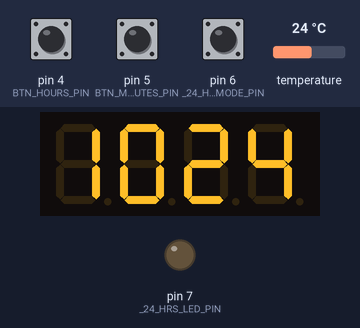
Recording of a sketch running on a simulated Arduino Uno, built with avr-gcc and run on an emulated ATmega328P. Parts: 4-digit seven-segment display, output pins drawn as LEDs (lit = HIGH). The test bench sets the inputs (shaded band); at power-on: pin 4 (BTN_HOURS_PIN) HIGH, pin 5 (BTN_MINUTES_PIN) HIGH, pin 6 (_24_HRS_MODE_PIN) LOW, temperature 24 °C. The local clock reads 2024-03-15 10:24:30 at power-on unless the sketch sets it.

Above: at 1.2 s.
1.3 s: pin 4 (BTN_HOURS_PIN) pulled LOW for 0.15 s
At 2.6 s:
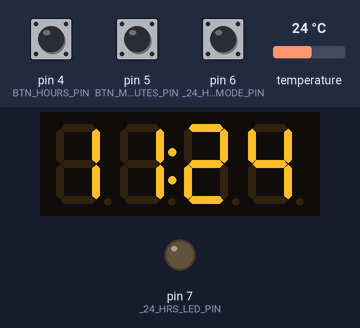
3.5 s: pin 5 (BTN_MINUTES_PIN) pulled LOW for 0.15 s
At 4.5 s:
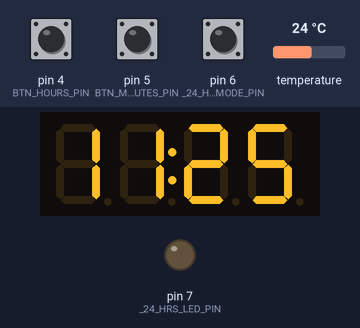
5.5 s: pin 4 (BTN_HOURS_PIN) pulled LOW for 1 s
At 7.3 s:
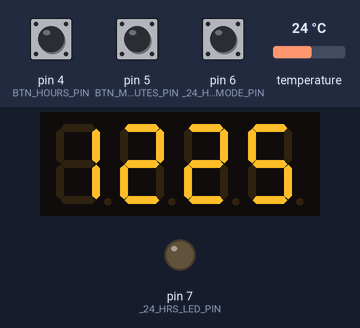
8.5 s: pin 5 (BTN_MINUTES_PIN) pulled LOW for 1 s
At 10.8 s:
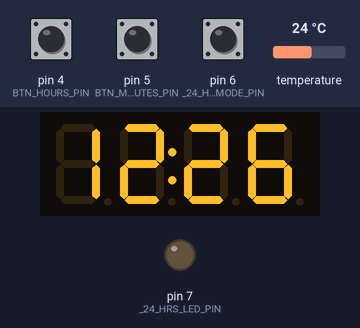
Timing chart, 0 to 12.3 s (numbered marks = the images above; inputs shaded):
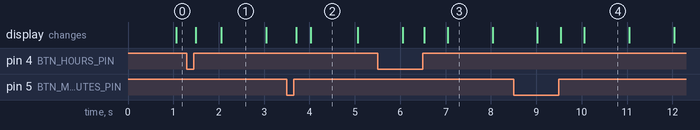

The sketch:

basic-timer.ino
```cpp
#define BTN_HOURS_PIN            4  // Button 1
#define BTN_MINUTES_PIN          5  // Button 2

#define DEFAULT_LONGPRESS_LEN    25  // Min nr of loops for a long press
#define DELAY                    20  // Delay per loop in ms

//////////////////////////////////////////////////////////////////////////////

enum { EV_NONE = 0, EV_SHORTPRESS, EV_LONGPRESS };

//////////////////////////////////////////////////////////////////////////////
// Class definition

class ButtonHandler {

  public:
    // Constructor
    ButtonHandler(int pin, int longpress_len = DEFAULT_LONGPRESS_LEN);

    // Initialization done after construction, to permit static instances
    void init();

    // Handler, to be called in the loop()
    int handle();

  protected:
    boolean was_pressed;     // previous state
    int pressed_counter;     // press running duration
    const int pin;           // pin to which button is connected
    const int longpress_len; // longpress duration
};

ButtonHandler::ButtonHandler(int p, int lp) : pin(p), longpress_len(lp) { }

void ButtonHandler::init() {
  pinMode(pin, INPUT);
  digitalWrite(pin, HIGH); // pull-up
  was_pressed = false;
  pressed_counter = 0;
}

int ButtonHandler::handle() {
  int event;
  int now_pressed = !digitalRead(pin);

  if (!now_pressed && was_pressed) {
    // handle release event
    event = pressed_counter < longpress_len ? EV_SHORTPRESS : EV_LONGPRESS;
  } else {
    event = EV_NONE;
  }

  // update press running duration
  pressed_counter = now_pressed ? pressed_counter + 1 : 0;

  // remember state, and we're done
  was_pressed = now_pressed;
  return event;
}

//////////////////////////////////////////////////////////////////////////////

#include <DS3231.h>
#include <Wire.h>
#include <TM1637Display.h>

#define CLK              3 //can be any digital pin
#define DIO              2 //can be any digital pin

#define _24_HRS_MODE_PIN 6 //can be any digital pin
#define _24_HRS_LED_PIN 7 //can be any digital pin

// Init the DS3231 using the hardware interface
TM1637Display display(CLK, DIO);
DS3231 rtc;

// Instantiate button objects
ButtonHandler btn_hours(BTN_HOURS_PIN);
ButtonHandler btn_minutes(BTN_MINUTES_PIN);

bool h12 = false;
bool PM;
bool _24HrsMode = false;

void setup() {
  Serial.begin(9600);

  // Initialize the rtc object
  Wire.begin();
  display.setBrightness(0x0a);

  btn_hours.init();
  btn_minutes.init();

  pinMode(_24_HRS_MODE_PIN, INPUT);
  pinMode(_24_HRS_LED_PIN, OUTPUT);
}

byte getHour() {
  byte hour = rtc.getHour(h12, PM);

  if (_24HrsMode) {
    if (hour > 12) {
      digitalWrite(_24_HRS_LED_PIN, HIGH);
    } else {
      digitalWrite(_24_HRS_LED_PIN, LOW);
    }

    if (hour == 0) {
      hour = 12;
    } else if (hour >= 13) {
      hour = hour - 12;
    }
  } else {
    digitalWrite(_24_HRS_LED_PIN, LOW);
  }

  return hour;
}

void print_current_time() {
  byte current_hour = getHour();
  byte current_minute = rtc.getMinute();

  byte tens_curr_hour = current_hour / 10;
  byte units_curr_hour = current_hour % 10;

  uint8_t data[] = {
    tens_curr_hour == 0 ? 0x0 : display.encodeDigit(tens_curr_hour),
    rtc.getSecond() % 2 == 0 ? 0x80 | display.encodeDigit(units_curr_hour) : display.encodeDigit(units_curr_hour),
    display.encodeDigit(current_minute / 10),
    display.encodeDigit(current_minute % 10)
  };

  display.setSegments(data);
}

void print_temperature() {
  byte temperature = rtc.getTemperature();
  uint8_t data[] = {
    display.encodeDigit(temperature / 10),
    display.encodeDigit(temperature % 10),
    0x63, // Degrees symbol
    0x39
  };
  display.setSegments(data);
}

void loop() {
  _24HrsMode = digitalRead(_24_HRS_MODE_PIN);

  // handle button
  int event_btn_hours = btn_hours.handle();
  int event_btn_minutes = btn_minutes.handle();

  if (event_btn_hours == EV_SHORTPRESS) {
    int current_hour = rtc.getHour(h12, PM);
    int new_hour = current_hour < 23 ? current_hour + 1 : 0;
    rtc.setHour(new_hour);
  } else if (event_btn_minutes == EV_SHORTPRESS) {
    int current_minute = rtc.getMinute();
    int new_minute = current_minute < 59 ? current_minute + 1 : 0;
    rtc.setMinute(new_minute);
  }

  if (rtc.getSecond() < 57) {
    print_current_time();
  } else {
    print_temperature();
  }

  delay(DELAY);
}
```

Measured:
- after the input at 1.3 s, the display: first changes after 0.19 s (image 1 shows a later state)
- after the input at 3.5 s, the display: first changes after 0.20 s (image 2 shows a later state)
- after the input at 5.5 s, the display: first differs from a run without the input after 1.0 s (image 3 shows a later state)
